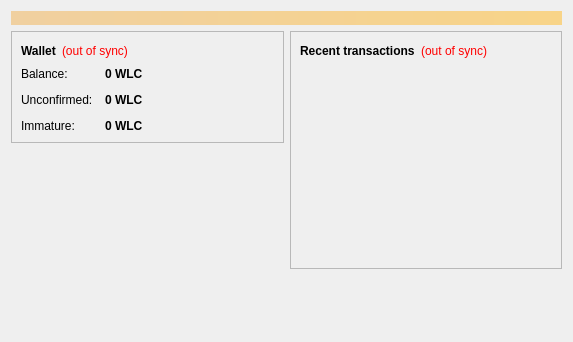
<?xml version="1.0" encoding="UTF-8"?>
<ui version="4.0">
 <class>OverviewPage</class>
 <widget class="QWidget" name="OverviewPage">
  <property name="geometry">
   <rect>
    <x>0</x>
    <y>0</y>
    <width>573</width>
    <height>342</height>
   </rect>
  </property>
  <property name="windowTitle">
   <string>Form</string>
  </property>
  <layout class="QVBoxLayout" name="topLayout">
   <item>
    <widget class="QLabel" name="labelAlerts">
     <property name="visible">
      <bool>false</bool>
     </property>
     <property name="styleSheet">
      <string notr="true">background-color: qlineargradient(x1: 0, y1: 0, x2: 1, y2: 0, stop:0 #F0D0A0, stop:1 #F8D488); color:#000000;</string>
     </property>
     <property name="wordWrap">
      <bool>true</bool>
     </property>
     <property name="margin">
      <number>3</number>
     </property>
    </widget>
   </item>
   <item>
    <layout class="QHBoxLayout" name="horizontalLayout" stretch="1,1">
     <item>
      <layout class="QVBoxLayout" name="verticalLayout_2">
       <item>
        <widget class="QFrame" name="frame">
         <property name="frameShape">
          <enum>QFrame::StyledPanel</enum>
         </property>
         <property name="frameShadow">
          <enum>QFrame::Raised</enum>
         </property>
         <layout class="QVBoxLayout" name="verticalLayout_4">
          <item>
           <layout class="QHBoxLayout" name="horizontalLayout_4">
            <item>
             <widget class="QLabel" name="label_5">
              <property name="font">
               <font>
                <weight>75</weight>
                <bold>true</bold>
               </font>
              </property>
              <property name="text">
               <string>Wallet</string>
              </property>
             </widget>
            </item>
            <item>
             <widget class="QLabel" name="labelWalletStatus">
              <property name="toolTip">
               <string>The displayed information may be out of date. Your wallet automatically synchronizes with the Worldleadcurrency network after a connection is established, but this process has not completed yet.</string>
              </property>
              <property name="styleSheet">
               <string notr="true">QLabel { color: red; }</string>
              </property>
              <property name="text">
               <string notr="true">(out of sync)</string>
              </property>
              <property name="alignment">
               <set>Qt::AlignLeading|Qt::AlignLeft|Qt::AlignVCenter</set>
              </property>
             </widget>
            </item>
            <item>
             <spacer name="horizontalSpacer_2">
              <property name="orientation">
               <enum>Qt::Horizontal</enum>
              </property>
              <property name="sizeHint" stdset="0">
               <size>
                <width>40</width>
                <height>20</height>
               </size>
              </property>
             </spacer>
            </item>
           </layout>
          </item>
          <item>
           <layout class="QFormLayout" name="formLayout_2">
            <property name="fieldGrowthPolicy">
             <enum>QFormLayout::AllNonFixedFieldsGrow</enum>
            </property>
            <property name="horizontalSpacing">
             <number>12</number>
            </property>
            <property name="verticalSpacing">
             <number>12</number>
            </property>
            <item row="0" column="0">
             <widget class="QLabel" name="label">
              <property name="text">
               <string>Balance:</string>
              </property>
             </widget>
            </item>
            <item row="0" column="1">
             <widget class="QLabel" name="labelBalance">
              <property name="font">
               <font>
                <weight>75</weight>
                <bold>true</bold>
               </font>
              </property>
              <property name="cursor">
               <cursorShape>IBeamCursor</cursorShape>
              </property>
              <property name="toolTip">
               <string>Your current balance</string>
              </property>
              <property name="text">
               <string notr="true">0 WLC</string>
              </property>
              <property name="textInteractionFlags">
               <set>Qt::LinksAccessibleByMouse|Qt::TextSelectableByKeyboard|Qt::TextSelectableByMouse</set>
              </property>
             </widget>
            </item>
            <item row="1" column="0">
             <widget class="QLabel" name="label_3">
              <property name="text">
               <string>Unconfirmed:</string>
              </property>
             </widget>
            </item>
            <item row="1" column="1">
             <widget class="QLabel" name="labelUnconfirmed">
              <property name="font">
               <font>
                <weight>75</weight>
                <bold>true</bold>
               </font>
              </property>
              <property name="cursor">
               <cursorShape>IBeamCursor</cursorShape>
              </property>
              <property name="toolTip">
               <string>Total of transactions that have yet to be confirmed, and do not yet count toward the current balance</string>
              </property>
              <property name="text">
               <string notr="true">0 WLC</string>
              </property>
              <property name="textInteractionFlags">
               <set>Qt::LinksAccessibleByMouse|Qt::TextSelectableByKeyboard|Qt::TextSelectableByMouse</set>
              </property>
             </widget>
            </item>
            <item row="2" column="0">
             <widget class="QLabel" name="labelImmatureText">
              <property name="text">
               <string>Immature:</string>
              </property>
             </widget>
            </item>
            <item row="2" column="1">
             <widget class="QLabel" name="labelImmature">
              <property name="font">
               <font>
                <weight>75</weight>
                <bold>true</bold>
               </font>
              </property>
              <property name="toolTip">
               <string>Mined balance that has not yet matured</string>
              </property>
              <property name="text">
               <string notr="true">0 WLC</string>
              </property>
              <property name="textInteractionFlags">
               <set>Qt::LinksAccessibleByMouse|Qt::TextSelectableByKeyboard|Qt::TextSelectableByMouse</set>
              </property>
             </widget>
            </item>
           </layout>
          </item>
         </layout>
        </widget>
       </item>
       <item>
        <spacer name="verticalSpacer">
         <property name="orientation">
          <enum>Qt::Vertical</enum>
         </property>
         <property name="sizeHint" stdset="0">
          <size>
           <width>20</width>
           <height>40</height>
          </size>
         </property>
        </spacer>
       </item>
      </layout>
     </item>
     <item>
      <layout class="QVBoxLayout" name="verticalLayout_3">
       <item>
        <widget class="QFrame" name="frame_2">
         <property name="frameShape">
          <enum>QFrame::StyledPanel</enum>
         </property>
         <property name="frameShadow">
          <enum>QFrame::Raised</enum>
         </property>
         <layout class="QVBoxLayout" name="verticalLayout">
          <item>
           <layout class="QHBoxLayout" name="horizontalLayout_2">
            <item>
             <widget class="QLabel" name="label_4">
              <property name="text">
               <string>&lt;b&gt;Recent transactions&lt;/b&gt;</string>
              </property>
             </widget>
            </item>
            <item>
             <widget class="QLabel" name="labelTransactionsStatus">
              <property name="toolTip">
               <string>The displayed information may be out of date. Your wallet automatically synchronizes with the Worldleadcurrency network after a connection is established, but this process has not completed yet.</string>
              </property>
              <property name="styleSheet">
               <string notr="true">QLabel { color: red; }</string>
              </property>
              <property name="text">
               <string notr="true">(out of sync)</string>
              </property>
              <property name="alignment">
               <set>Qt::AlignRight|Qt::AlignTrailing|Qt::AlignVCenter</set>
              </property>
             </widget>
            </item>
            <item>
             <spacer name="horizontalSpacer">
              <property name="orientation">
               <enum>Qt::Horizontal</enum>
              </property>
              <property name="sizeHint" stdset="0">
               <size>
                <width>40</width>
                <height>20</height>
               </size>
              </property>
             </spacer>
            </item>
           </layout>
          </item>
          <item>
           <widget class="QListView" name="listTransactions">
            <property name="styleSheet">
             <string notr="true">QListView { background: transparent; }</string>
            </property>
            <property name="frameShape">
             <enum>QFrame::NoFrame</enum>
            </property>
            <property name="verticalScrollBarPolicy">
             <enum>Qt::ScrollBarAlwaysOff</enum>
            </property>
            <property name="horizontalScrollBarPolicy">
             <enum>Qt::ScrollBarAlwaysOff</enum>
            </property>
            <property name="selectionMode">
             <enum>QAbstractItemView::NoSelection</enum>
            </property>
           </widget>
          </item>
         </layout>
        </widget>
       </item>
       <item>
        <spacer name="verticalSpacer_2">
         <property name="orientation">
          <enum>Qt::Vertical</enum>
         </property>
         <property name="sizeHint" stdset="0">
          <size>
           <width>20</width>
           <height>40</height>
          </size>
         </property>
        </spacer>
       </item>
      </layout>
     </item>
    </layout>
   </item>
  </layout>
 </widget>
 <resources/>
 <connections/>
</ui>
